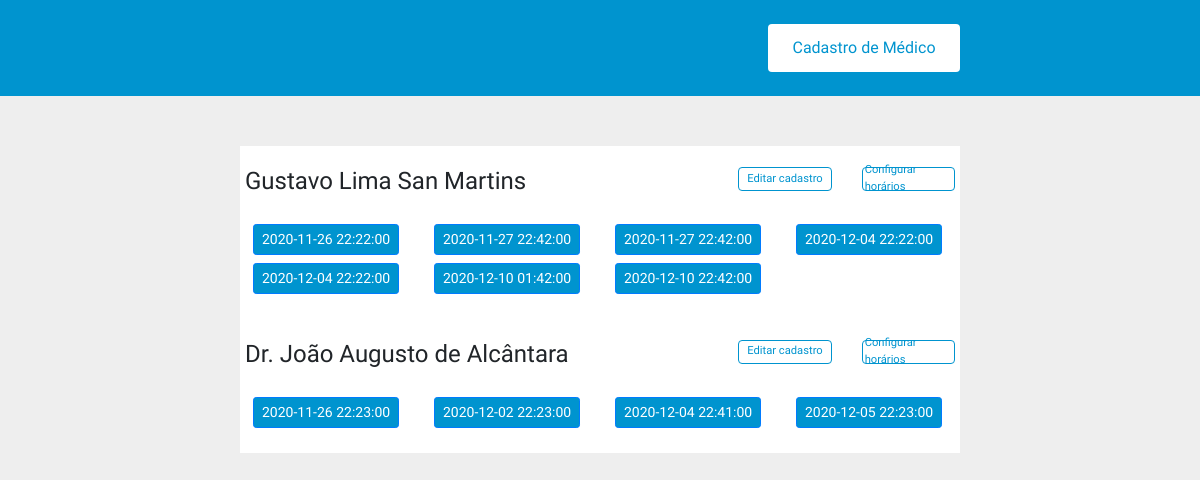
The app's page /src/view/index.php with its own data.
### tables this page shows
CREATE TABLE `horario` (
  `id` int(11) NOT NULL,
  `id_medico` int(11) NOT NULL COMMENT 'id da tabela médico\n',
  `data_horario` datetime NOT NULL,
  `horario_agendado` int(1) DEFAULT 1 COMMENT 'O atributo horario_agendado da tabela horario deve corresponder a\r\ndisponibilidade do horário:\r\n- Se for 1 (um) o horário já foi agendado e está ocupado;\r\n- Se for 0 (zero) o horário está liberado para o agendamento;\r\n',
  `data_criacao` timestamp NOT NULL DEFAULT current_timestamp() ON UPDATE current_timestamp(),
  `data_alteracao` timestamp NULL DEFAULT NULL
);

CREATE TABLE `medico` (
  `id` int(11) NOT NULL,
  `email` varchar(145) NOT NULL,
  `nome` varchar(145) NOT NULL,
  `senha` varchar(145) NOT NULL,
  `data_criacao` timestamp NOT NULL DEFAULT current_timestamp() ON UPDATE current_timestamp(),
  `data_alteracao` timestamp NULL DEFAULT NULL
);

### src/controller/medicoController.php (called while the page is built, shortened)
<?php
require_once '../model/Medico.php';
$objMedico = new Medico();

### src/model/Medico.php (called while the page is built, shortened)
<?php
include_once 'Banco.php';
class Medico extends Banco {
    protected $table = 'medico';
    public function selectAll(){
        $sql  = "SELECT
                    m.id as id_medico,
                    m.nome as nome,
                    h.data_horario as data_horario,
                    h.id as id_horario
                FROM
                    $this->table as m, horario as h
                WHERE
                    m.id = h.id_medico
                GROUP BY m.id";
        $stmt = Banco::prepare($sql);
        $stmt->execute();
        return $stmt->fetchAll();
    }
}

### src/model/Banco.php (called while the page is built, shortened)
<?php
class Banco {
    private static $instance;
    public static function getInstance() {
        if (!isset(self::$instance)) {
            try {
                self::$instance = new PDO('mysql:host=' . DB_HOST . ';dbname=' . DB_NAME, DB_USER, DB_PASS);
                self::$instance->setAttribute(PDO::ATTR_ERRMODE, PDO::ERRMODE_EXCEPTION);
                self::$instance->setAttribute(PDO::ATTR_DEFAULT_FETCH_MODE, PDO::FETCH_OBJ);
            } catch (PDOException $e) {
                echo $e->getMessage();
            }
        }
        return self::$instance;
    }
    public static function prepare($sql) {
        return self::getInstance()->prepare($sql);
    }
}

### src/controller/horarioController.php (called while the page is built, shortened)
<?php
require_once '../model/Horario.php';
$objHorario = new Horario();

### src/model/Horario.php (called while the page is built, shortened)
<?php
require_once 'Banco.php';
class Horario extends Banco {
    protected $table = 'horario';
    public function selectTimeunScheduled($id_medico){
        $sql  = "SELECT
                    *
                FROM
                    $this->table
                WHERE
                    id_medico = :id_medico
                AND
                    horario_agendado = 0
                AND
                    data_horario >= NOW()
                ORDER BY data_horario ASC";
        $stmt = Banco::prepare($sql);
        $stmt->bindParam(':id_medico', $id_medico, PDO::PARAM_INT);
        $stmt->execute();
        return $stmt->fetchAll();
    }
}

### src/view/index.php (the view, shortened to what this page needs)
<?php
require_once'../controller/medicoController.php';
require_once'../controller/horarioController.php';
?>
<!DOCTYPE html>
<html lang="pt-br">
<head>
	<link rel="stylesheet" href="https://stackpath.bootstrapcdn.com/bootstrap/4.4.1/css/bootstrap.min.css">
	<link rel="stylesheet" type="text/css" href="./css/style.css">
</head>
<body>
	<header>
		<nav class="menu">
			<a href="cadastro.php" class="nav-button">Cadastro de Médico</a>
		</nav>
	</header>
	<main class="main">
	<?php
		foreach ($objMedico->selectAll() as $key => $value) {
	?>
		<div class="container-list">
	    	<div class="row my-3">
	    		<div class="col-md-8">
	    			<h4 class="text-left"><?php echo $value->nome; ?></h4>
	    		</div>
	    		<div class="col-md-2">
	    			<a href="editarCadastro.php?id=<?php echo $value->id_medico; ?>" class="container-button">Editar cadastro</a>
	    		</div>
	    		<div class="col-md-2">
	    			<a href="configurarHorario.php?id=<?php echo $value->id_medico; ?>" class="container-button">Configurar horários</a>
	    		</div>
	    	</div>
	    	<div class="row my-3 px-2">
	    <?php
	    	foreach ($objHorario->selectTimeunScheduled($value->id_medico) as $keyHorario => $valueHorario) {
	    ?>
    			<div class="col-sm-3 my-1"><button class="btn btn-primary btn-sm schedule" data-id="<?php echo $valueHorario->id; ?>"><?php echo $valueHorario->data_horario; ?></button></div>
    	<?php
            }
        ?>
        	</div>
	    </div>
    <?php
	    }
	?>
	</main>
</body>
</html>

### src/view/css/style.css (style rules this page uses)
* { margin: 0; padding: 0; border: 0; list-style:none; font-family: 'Signika', sans-serif; }
body { margin: 0; padding: 0; border: 0; background-color: #eeeeee; }
.menu { background-color: #0094cf; height: 6rem; min-width: 100vw; display: flex; align-items: center; justify-content: flex-end; padding-right: 20vw; }
.menu .nav-button { height: 3rem; width: 12rem; background: #FFFFFF; border-radius: 4px; color: #0094cf; border-color: #0094cf; display: flex; align-items: center; justify-content: center; padding-left: 14px; padding-right: 14px; font-weight: 500; }
.main { display: flex; justify-content: center; align-items: center; align-content: center; padding: 50px; flex-direction: column; }
.container-list { width: 60vw; min-height: 10vh; background: white; padding: 5px; }
.container-button { height: 1.5rem; min-width: 4rem; background: #FFFFFF; border-radius: 4px; color: #0094cf; border: 1px solid #0094cf; display: flex; align-items: center; justify-content: center; padding-left: 2px; padding-right: 2px; font-weight: 500; font-size: 0.7rem; text-decoration: none; }
.btn-primary { background: #0094cf; font-weight: 500; }

### records on screen
horario: id_medico.nome "Gustavo Lima San Martins"
horario: data_horario "2020-11-26 22:22:00"
horario: data_horario "2020-11-27 22:42:00"
horario: data_horario "2020-11-27 22:42:00"
horario: data_horario "2020-12-04 22:22:00"
horario: data_horario "2020-12-04 22:22:00"
horario: data_horario "2020-12-10 01:42:00"
horario: data_horario "2020-12-10 22:42:00"
horario: id_medico.nome "Dr. João Augusto de Alcântara"
horario: data_horario "2020-11-26 22:23:00"
horario: data_horario "2020-12-02 22:23:00"
horario: data_horario "2020-12-04 22:41:00"
horario: data_horario "2020-12-05 22:23:00"
